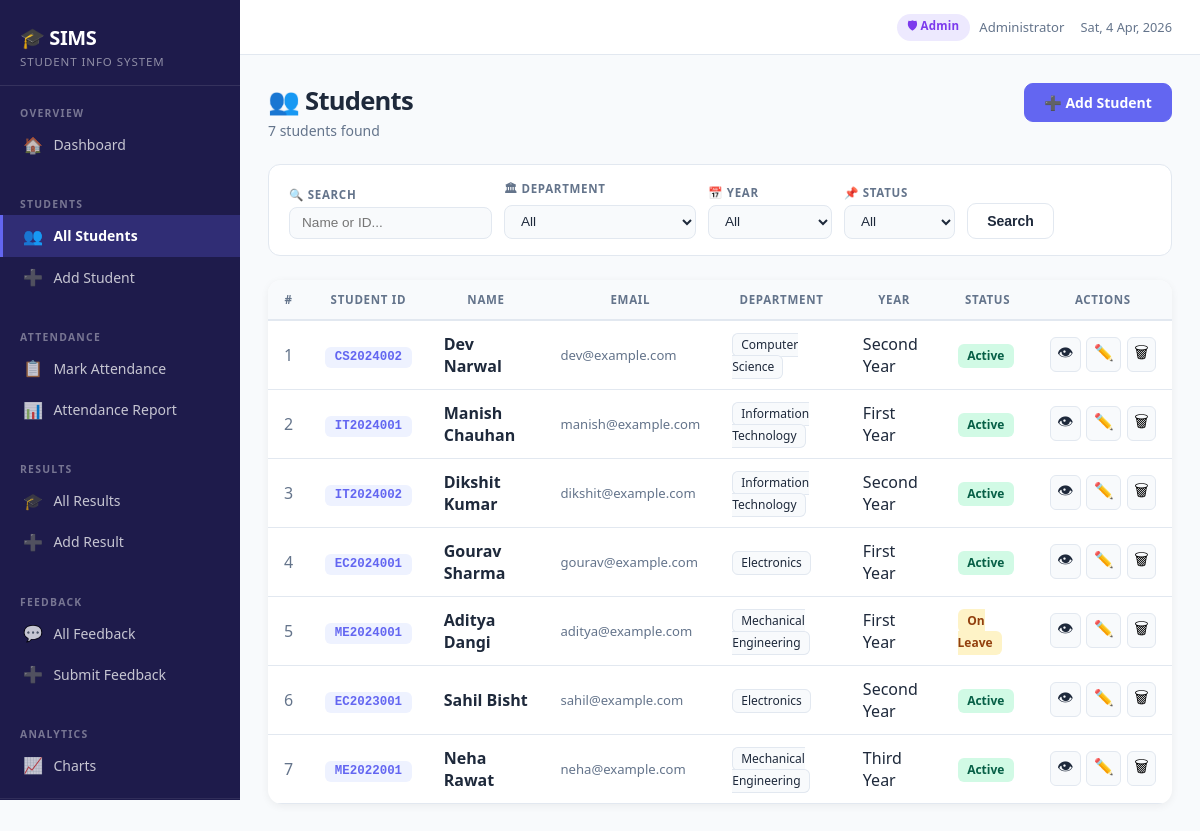
The app's page /students (signed in) with its own data.
### tables this page shows
CREATE TABLE students (
                id          INTEGER PRIMARY KEY AUTOINCREMENT,
                student_id  TEXT UNIQUE NOT NULL,
                name        TEXT NOT NULL,
                email       TEXT,
                dob         TEXT,
                gender      TEXT,
                department  TEXT NOT NULL,
                year        TEXT NOT NULL,
                status      TEXT DEFAULT 'Active',
                address     TEXT,
                enroll_date TEXT,
                created_at  TIMESTAMP DEFAULT CURRENT_TIMESTAMP
            );

### app.py (the view)
@app.route('/students')
@admin_required
def view_students():
    dept   = request.args.get('dept', '')
    year   = request.args.get('year', '')
    status = request.args.get('status', '')
    search = request.args.get('search', '')
    q = 'SELECT * FROM students WHERE 1=1'; p = []
    if dept:   q += ' AND department=?'; p.append(dept)
    if year:   q += ' AND year=?';       p.append(year)
    if status: q += ' AND status=?';     p.append(status)
    if search:
        q += ' AND (name LIKE ? OR student_id LIKE ?)'; p += [f'%{search}%', f'%{search}%']
    q += ' ORDER BY created_at DESC'
    with get_db() as conn:
        students = conn.execute(q, p).fetchall()
    return render_template('view_students.html', students=students,
        departments=DEPARTMENTS, years=YEARS, statuses=STATUSES,
        filters={'dept': dept, 'year': year, 'status': status, 'search': search})

### app.py (called while the page is built)
def get_db():
    conn = sqlite3.connect(DB)
    conn.row_factory = sqlite3.Row
    return conn

def admin_required(f):
    @wraps(f)
    def decorated(*args, **kwargs):
        if 'user_id' not in session:
            flash('Please log in to access this page.', 'error')
            return redirect(url_for('login', next=request.path))
        if session.get('role') != 'admin':
            flash('Access denied — admin only.', 'error')
            return redirect(url_for('student_dashboard'))
        return f(*args, **kwargs)
    return decorated

### templates/view_students.html (shortened to what this page needs)
{% extends "base.html" %}
{% block content %}
<div class="page-header">
  <div>
    <h1 class="page-title">👥 Students</h1>
    <p class="page-sub">{{ students|length }} student{{ 's' if students|length != 1 }} found</p>
  </div>
  <a href="{{ url_for('add_student') }}" class="btn btn-primary">➕ Add Student</a>
</div>
<div class="filter-bar" style="margin-bottom:1.5rem">
  <form method="get" class="filter-form" id="ff">
    <div class="filter-group">
      <label>🔍 Search</label>
      <input type="text" name="search" value="{{ filters.search }}" placeholder="Name or ID...">
    </div>
    <div class="filter-group">
      <label>🏛 Department</label>
      <select name="dept" onchange="ff.submit()">
        <option value="">All</option>
      </select>
    </div>
    <div class="filter-group">
      <label>📅 Year</label>
      <select name="year" onchange="ff.submit()">
        <option value="">All</option>
      </select>
    </div>
    <div class="filter-group">
      <label>📌 Status</label>
      <select name="status" onchange="ff.submit()">
        <option value="">All</option>
      </select>
    </div>
    <button type="submit" class="btn btn-outline">Search</button>
  </form>
</div>
<div class="table-wrap">
  <table class="data-table">
    <thead>
      <tr><th>#</th><th>Student ID</th><th>Name</th><th>Email</th><th>Department</th><th>Year</th><th>Status</th><th>Actions</th></tr>
    </thead>
    <tbody>
      {% for s in students %}
      <tr>
        <td class="text-muted">{{ loop.index }}</td>
        <td><span class="sid-badge">{{ s.student_id }}</span></td>
        <td style="font-weight:600">{{ s.name }}</td>
        <td class="text-muted" style="font-size:.82rem">{{ s.email or '—' }}</td>
        <td><span class="dept-tag">{{ s.department }}</span></td>
        <td>{{ s.year }}</td>
        <td><span class="status-chip s-{{ s.status|lower|replace(' ','-') }}">{{ s.status }}</span></td>
        <td>
          <div style="display:flex;gap:.35rem">
            <a href="{{ url_for('student_detail', sid=s.id) }}" class="btn-icon" title="View">👁</a>
            <a href="{{ url_for('edit_student', sid=s.id) }}" class="btn-icon" title="Edit">✏️</a>
            <form method="post" action="{{ url_for('delete_student', sid=s.id) }}" onsubmit="return confirm('Delete {{ s.name }}?')">
              <button type="submit" class="btn-icon" title="Delete">🗑</button>
            </form>
          </div>
        </td>
      </tr>
      {% else %}
      <tr><td colspan="8" class="empty-cell">No students found.</td></tr>
      {% endfor %}
    </tbody>
  </table>
</div>
{% endblock %}

### templates/base.html (shortened to what this page needs)
<!DOCTYPE html>
<html lang="en">
<head>
  <link rel="stylesheet" href="{{ url_for('static', filename='style.css') }}">
</head>
<body>
<aside class="sidebar">
  <div class="sidebar-brand">
    <div class="brand-title">🎓 SIMS</div>
    <div class="brand-sub">Student Info System</div>
  </div>
  {% if session.get('role') == 'admin' %}
  <nav class="nav-section">
    <div class="nav-label">Overview</div>
    <a href="{{ url_for('dashboard') }}"
       class="nav-link {% if request.endpoint=='dashboard' %}active{% endif %}">
      <span class="nav-icon">🏠</span> Dashboard
    </a>
  </nav>
  <nav class="nav-section">
    <div class="nav-label">Students</div>
    <a href="{{ url_for('view_students') }}"
       class="nav-link {% if request.endpoint in ['view_students','student_detail','edit_student'] %}active{% endif %}">
      <span class="nav-icon">👥</span> All Students
    </a>
    <a href="{{ url_for('add_student') }}"
       class="nav-link {% if request.endpoint=='add_student' %}active{% endif %}">
      <span class="nav-icon">➕</span> Add Student
    </a>
  </nav>
  <nav class="nav-section">
    <div class="nav-label">Attendance</div>
    <a href="{{ url_for('attendance') }}"
       class="nav-link {% if request.endpoint=='attendance' %}active{% endif %}">
      <span class="nav-icon">📋</span> Mark Attendance
    </a>
    <a href="{{ url_for('attendance_report') }}"
       class="nav-link {% if request.endpoint in ['attendance_report','student_attendance'] %}active{% endif %}">
      <span class="nav-icon">📊</span> Attendance Report
    </a>
  </nav>
  <nav class="nav-section">
    <div class="nav-label">Results</div>
    <a href="{{ url_for('results') }}"
       class="nav-link {% if request.endpoint in ['results','student_results','edit_result'] %}active{% endif %}">
      <span class="nav-icon">🎓</span> All Results
    </a>
    <a href="{{ url_for('add_result') }}"
       class="nav-link {% if request.endpoint=='add_result' %}active{% endif %}">
      <span class="nav-icon">➕</span> Add Result
    </a>
  </nav>
  <nav class="nav-section">
    <div class="nav-label">Feedback</div>
    <a href="{{ url_for('feedback') }}"
       class="nav-link {% if request.endpoint=='feedback' %}active{% endif %}">
      <span class="nav-icon">💬</span> All Feedback
    </a>
    <a href="{{ url_for('add_feedback') }}"
       class="nav-link {% if request.endpoint=='add_feedback' %}active{% endif %}">
      <span class="nav-icon">➕</span> Submit Feedback
    </a>
  </nav>
  <nav class="nav-section">
    <div class="nav-label">Analytics</div>
    <a href="{{ url_for('charts') }}"
       class="nav-link {% if request.endpoint=='charts' %}active{% endif %}">
      <span class="nav-icon">📈</span> Charts
    </a>
  </nav>
  {% endif %}
  {% if session.get('user_id') %}
  <div class="sidebar-footer">
  </div>
  {% endif %}
</aside>
<div class="main-wrap">
  <header class="topbar">
    <div class="topbar-right">
      {% if session.get('user_id') %}
      <div class="topbar-user">
        <span class="tu-role-badge tu-{{ session.get('role','') }}">
          {% if session.get('role') == 'admin' %}🛡 Admin{% else %}🎓 Student{% endif %}
        </span>
        <span class="tu-name">{{ session.get('display_name', '') }}</span>
      </div>
      {% endif %}
      <span class="topbar-date" id="topbarDate"></span>
    </div>
  </header>
  <main class="main-content">
    {% block content %}{% endblock %}
  </main>
</div>
</body>
</html>

### records on screen
students: student_id "CS2024002", name "Dev Narwal", email "dev@example.com", department "Computer Science", year "Second Year", status "Active"
students: student_id "IT2024001", name "Manish Chauhan", email "manish@example.com", department "Information Technology", year "First Year", status "Active"
students: student_id "IT2024002", name "Dikshit Kumar", email "dikshit@example.com", department "Information Technology", year "Second Year", status "Active"
students: student_id "EC2024001", name "Gourav Sharma", email "gourav@example.com", department "Electronics", year "First Year", status "Active"
students: student_id "ME2024001", name "Aditya Dangi", email "aditya@example.com", department "Mechanical Engineering", year "First Year", status "On Leave"
students: student_id "EC2023001", name "Sahil Bisht", email "sahil@example.com", department "Electronics", year "Second Year", status "Active"
students: student_id "ME2022001", name "Neha Rawat", email "neha@example.com", department "Mechanical Engineering", year "Third Year", status "Active"

### other values on screen
{{ session.get('display_name', '') }} "Administrator"
{{ students|length }} "7"
{{ 's' if students|length != 1 }} "s"
